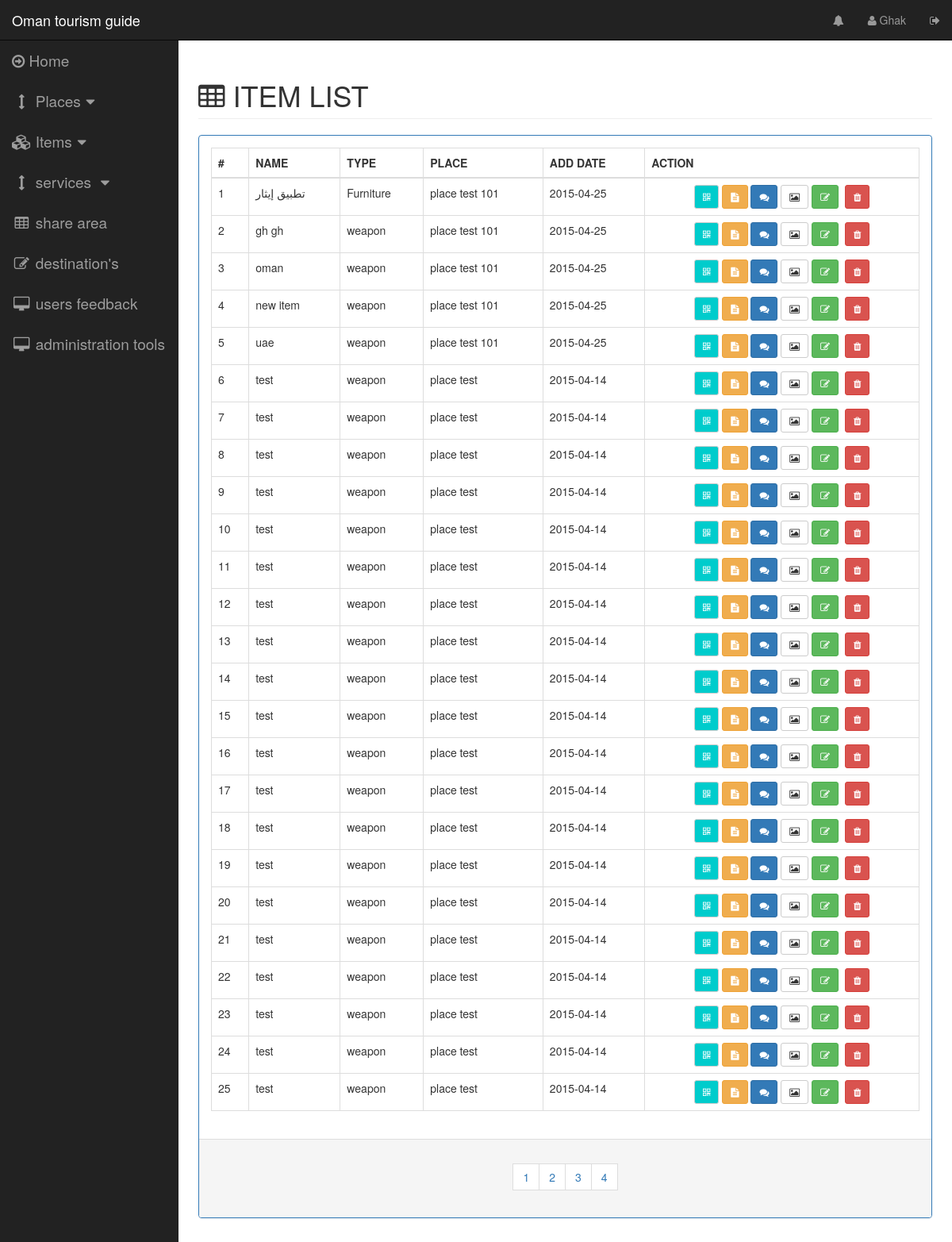
The page /pages/itemslist.php (signed in) on the database its author committed.
### tables this page shows
CREATE TABLE IF NOT EXISTS `item` (
`item_id` int(11) NOT NULL,
  `item_type` int(11) NOT NULL,
  `item_admin_creator` int(11) NOT NULL,
  `item_place` int(11) NOT NULL,
  `item_name` varchar(45) NOT NULL,
  `item_add_date` timestamp NOT NULL DEFAULT CURRENT_TIMESTAMP,
  `item_description` text NOT NULL,
  `status_view` int(11) NOT NULL DEFAULT '1' COMMENT '1 is disaplay for all\n0 is no',
  `item_last_update` timestamp NULL DEFAULT NULL
);

CREATE TABLE IF NOT EXISTS `item_type` (
`itemtype_id` int(11) NOT NULL,
  `itemtype_name` varchar(45) NOT NULL
);

CREATE TABLE IF NOT EXISTS `place` (
`place_id` int(11) NOT NULL,
  `place_type` int(11) NOT NULL,
  `place_name` varchar(45) NOT NULL,
  `address` varchar(132) DEFAULT NULL,
  `place_location_lat` float DEFAULT NULL,
  `place_location_lng` float DEFAULT NULL,
  `place_admin_creator` int(11) NOT NULL,
  `view` int(1) NOT NULL DEFAULT '1',
  `description` text NOT NULL,
  `create_date` timestamp NOT NULL DEFAULT CURRENT_TIMESTAMP,
  `last_update` timestamp NOT NULL DEFAULT CURRENT_TIMESTAMP
);

### server/dboperation.php (called while the page is built, shortened)
<?php
class dboperation {
    public static function itemsTotalCount() {
        try {
            $dbh = new PDO("mysql:host=" . DB_HOST . ";dbname=" . DB_NAME . "", DB_USERNAME, DB_PASSWORD, array(PDO::MYSQL_ATTR_INIT_COMMAND => "SET NAMES 'utf8'"));
            $sql = 'SELECT count(*) as count FROM item WHERE 1';
            foreach ($dbh->query($sql) as $row) {
                $count = $row['count'];
            }
            return $count;
        } catch (PDOException $e) {
            echo $e->getMessage();
        }
    }
    public static function getItemsList($selectfrom = 1, $selectamount = 25) {
        $response = array("status" => "false", "data" => "");
        try {
            $dbh = new PDO("mysql:host=" . DB_HOST . ";dbname=" . DB_NAME . "", DB_USERNAME, DB_PASSWORD, array(PDO::MYSQL_ATTR_INIT_COMMAND => "SET NAMES 'utf8'"));
            $dbh->setAttribute(PDO::ATTR_ERRMODE, PDO::ERRMODE_EXCEPTION);
            $stmt = $dbh->prepare('SELECT
                                    item.item_id,
                                    item_type.itemtype_name,
                                    item.item_type,
                                    place.place_name,
                                    item.item_place,
                                    item.item_name,
                                    DATE(item.item_add_date) AS adddate,
                                    item.item_description,
                                    item.status_view
                                  FROM item
                                    INNER JOIN item_type
                                      ON item.item_type = item_type.itemtype_id
                                    INNER JOIN place
                                      ON item.item_place = place.place_id
                                  ORDER BY item.item_add_date DESC
                                   LIMIT ' . intval($selectfrom) . ' , ' . intval($selectamount) . '');
            $stmt->execute();
            $result = $stmt->fetchAll();
            $response = array("status" => "false", "data" => "");
            $item = array(
                "itemid" => "",
                "itemtype" => "",
                "itemtypeid" => "",
                "itemplace" => "",
                "itemplaceid" => "",
                "itemname" => "",
                "itemadddate" => "",
                "itemdesc" => "",
                "itemstatusview" => ""
            );
            $data = array();
            foreach ($result as $row) {
                $item['itemid'] = $row['item_id'];
                $item['itemtype'] = $row['itemtype_name'];
                $item['itemtypeid'] = $row['item_type'];
                $item['itemplace'] = $row['place_name'];
                $item['itemplaceid'] = $row['item_place'];
                $item['itemname'] = $row['item_name'];
                $item['itemadddate'] = $row['adddate'];
                $item['itemdesc'] = $row['item_description'];
                $item['itemstatusview'] = $row['status_view'];
                array_push($data, $item);
            }
            $response['data'] = $data;
            $response["status"] = "true";
        } catch (PDOException $e) {
            $response["data"] = $e->getMessage();
            $response["status"] = "false";
            echo $e->getMessage();
        } finally {
            return json_encode($response);
        }
    }
}

### controlpages/itemslist.php (the view)
<div class="row">
    <div class="col-lg-12">
        <h1 class="page-header" style="text-transform: uppercase"><span class="fa fa-table"></span>&nbsp;Item List</h1>
    </div>
</div>
<div class="row">
    <div class="col-lg-12 col-md-12">
        <div class="panel panel-primary">
            <div class="panel-body">
                <table id="items-list-table" class="table table-bordered table-hover">
                    <thead>
                        <tr>
                            <th>#</th>
                            <th>NAME</th>
                            <th>TYPE</th>
                            <th>PLACE</th>
                            <th>ADD DATE</th>
                            <th>ACTION</th>
                        </tr>
                    </thead>
                    <tbody >
                        <?php
                        $selectamount = 25;
                        $placelist = json_decode(dboperation::getItemsList(0, $selectamount));
                        $num = 1;
                        foreach ($placelist->data as $key => $item) {
                            ?>
                        <tr id="item_list_tr_<?php echo $num;?>">
                                <td><?php echo $num; ?></td>
                                <td><?php echo $item->itemname ?></td>
                                <td><?php echo $item->itemtype ?></td>
                                <td><?php echo $item->itemplace ?></td>
                                <td><?php echo $item->itemadddate ?></td>
                                <td>
                        <center>
                            <?php
                            $desc = str_replace("'", "\'", $item->itemdesc);
                            ?>
                            <span data-toggle="modal" data-target="#qr_modal"
                                        onclick="itemsListFunctions.setItemQrModal('<?php echo $item->itemid ?>',
                                        '<?php echo $item->itemname?>')" title="QR"
                            class="qr-button btn btn-sm btn-default"><i class="fa fa-qrcode"></i></span>
                            <span onclick="itemsListFunctions.setdescriptionmodel('<?php echo $desc ?>')" data-toggle="modal" data-target="#place_desc_modal" class="btn btn-warning btn-sm">
                                <i class="fa fa-file-text"></i>
                            </span>
                            <span onclick="itemcommentfunction.setsingleitemcomment('<?php echo $item->itemid?>', '25', '0', 1)"  data-toggle="modal" data-target="#item_comments_list_modal" class="btn btn-primary btn-sm">
                                <i class="fa fa-comments"></i>
                            </span>
                            <span onclick="itemsListFunctions.itemsimagegallery(<?php echo $item->itemid ?>)"
                                  data-toggle="modal" data-target="#item_images_modal"
                                  class="btn btn-default btn-sm">
                                <i class="fa fa-image"></i>
                            </span>
                            <span onclick="itemsListFunctions.setupdateitemmodel(
                                            '<?php echo $item->itemid ?>',
                                            '<?php echo $item->itemplaceid ?>',
                                            '<?php echo $item->itemtypeid ?>',
                                            '<?php echo $item->itemname ?>',
                                            '<?php echo $desc ?>',
                                            '<?php echo $item->itemstatusview ?>'
                                            )" data-toggle="modal"
                                  data-target="#update_item_modal"
                                  class="btn btn-success btn-sm">
                                <i class="fa fa-edit"></i>
                            </span>
                            &nbsp;<span onclick="itemsListFunctions.setremovemodel('<?php echo $item->itemid ?>', '<?php echo $num; ?>' )" data-toggle="modal" data-target="#remove_item_modal" class="btn btn-danger btn-sm">
                                <i class="fa fa-trash"></i>
                            </span>
                        </center>
                        </td>
                        </tr>
                        <?php
                        $num++;
                    }
                    ?>
                    </tbody>
                </table>
            </div>
            <div class="panel-footer">
                <center>
                    <nav>
                        <ul class="pagination">
                            <?php
                            $itemscount = dboperation::itemsTotalCount();
                            $pages = intval($itemscount) / $selectamount;
                            if (is_float($pages)) {
                                $pages = intval($pages + 1);
                            }
                            $selectfrom = 0;
                            $selectto = $selectamount;
                            $roundnum = 1;
                            for ($index = 0; $index < $pages; $index++) {
                                ?>
                                <li>
                                    <span
                                        onclick="itemsListFunctions.itemsnextpage('<?php echo $selectfrom; ?>', '<?php echo $selectamount ?>')"
                                        class="btn" style="border-radius: 0px;">
                                        <?php echo $index + 1; ?>
                                    </span>
                                </li>
                                <?php
                                $roundnum++;
                                $selectfrom = $selectto;
                                $selectto = $selectamount * $roundnum;
                            }
                            ?>
                        </ul>
                    </nav>
                </center>
            </div>
        </div>
    </div>
</div>

### css/sb-admin.css (style rules this page uses)
body { margin-top: 100px; background-color: #222; }
@media (min-width:768px) { body { margin-top: 50px; } }

### css/main.css (style rules this page uses)
.qr-button { background: #00cccc; color: #FFFFFF; }

### rows shown on the page
item: item_name "تطبيق إيثار", item_type.itemtype_name "Furniture", place.place_name "place test 101", itemadddate "2015-04-25"
item: item_name "gh gh", item_type.itemtype_name "weapon", place.place_name "place test 101", itemadddate "2015-04-25"
item: item_name "oman", item_type.itemtype_name "weapon", place.place_name "place test 101", itemadddate "2015-04-25"
item: item_name "new item", item_type.itemtype_name "weapon", place.place_name "place test 101", itemadddate "2015-04-25"
item: item_name "uae", item_type.itemtype_name "weapon", place.place_name "place test 101", itemadddate "2015-04-25"
item: item_name "test", item_type.itemtype_name "weapon", place.place_name "place test", itemadddate "2015-04-14"
item: item_name "test", item_type.itemtype_name "weapon", place.place_name "place test", itemadddate "2015-04-14"
item: item_name "test", item_type.itemtype_name "weapon", place.place_name "place test", itemadddate "2015-04-14"
item: item_name "test", item_type.itemtype_name "weapon", place.place_name "place test", itemadddate "2015-04-14"
item: item_name "test", item_type.itemtype_name "weapon", place.place_name "place test", itemadddate "2015-04-14"
item: item_name "test", item_type.itemtype_name "weapon", place.place_name "place test", itemadddate "2015-04-14"
item: item_name "test", item_type.itemtype_name "weapon", place.place_name "place test", itemadddate "2015-04-14"
item: item_name "test", item_type.itemtype_name "weapon", place.place_name "place test", itemadddate "2015-04-14"
item: item_name "test", item_type.itemtype_name "weapon", place.place_name "place test", itemadddate "2015-04-14"
item: item_name "test", item_type.itemtype_name "weapon", place.place_name "place test", itemadddate "2015-04-14"
item: item_name "test", item_type.itemtype_name "weapon", place.place_name "place test", itemadddate "2015-04-14"
item: item_name "test", item_type.itemtype_name "weapon", place.place_name "place test", itemadddate "2015-04-14"
item: item_name "test", item_type.itemtype_name "weapon", place.place_name "place test", itemadddate "2015-04-14"
item: item_name "test", item_type.itemtype_name "weapon", place.place_name "place test", itemadddate "2015-04-14"
item: item_name "test", item_type.itemtype_name "weapon", place.place_name "place test", itemadddate "2015-04-14"
item: item_name "test", item_type.itemtype_name "weapon", place.place_name "place test", itemadddate "2015-04-14"
item: item_name "test", item_type.itemtype_name "weapon", place.place_name "place test", itemadddate "2015-04-14"
item: item_name "test", item_type.itemtype_name "weapon", place.place_name "place test", itemadddate "2015-04-14"
item: item_name "test", item_type.itemtype_name "weapon", place.place_name "place test", itemadddate "2015-04-14"
item: item_name "test", item_type.itemtype_name "weapon", place.place_name "place test", itemadddate "2015-04-14"

### other values the page prints
$_SESSION['login-admin-name'] "Ghak"
